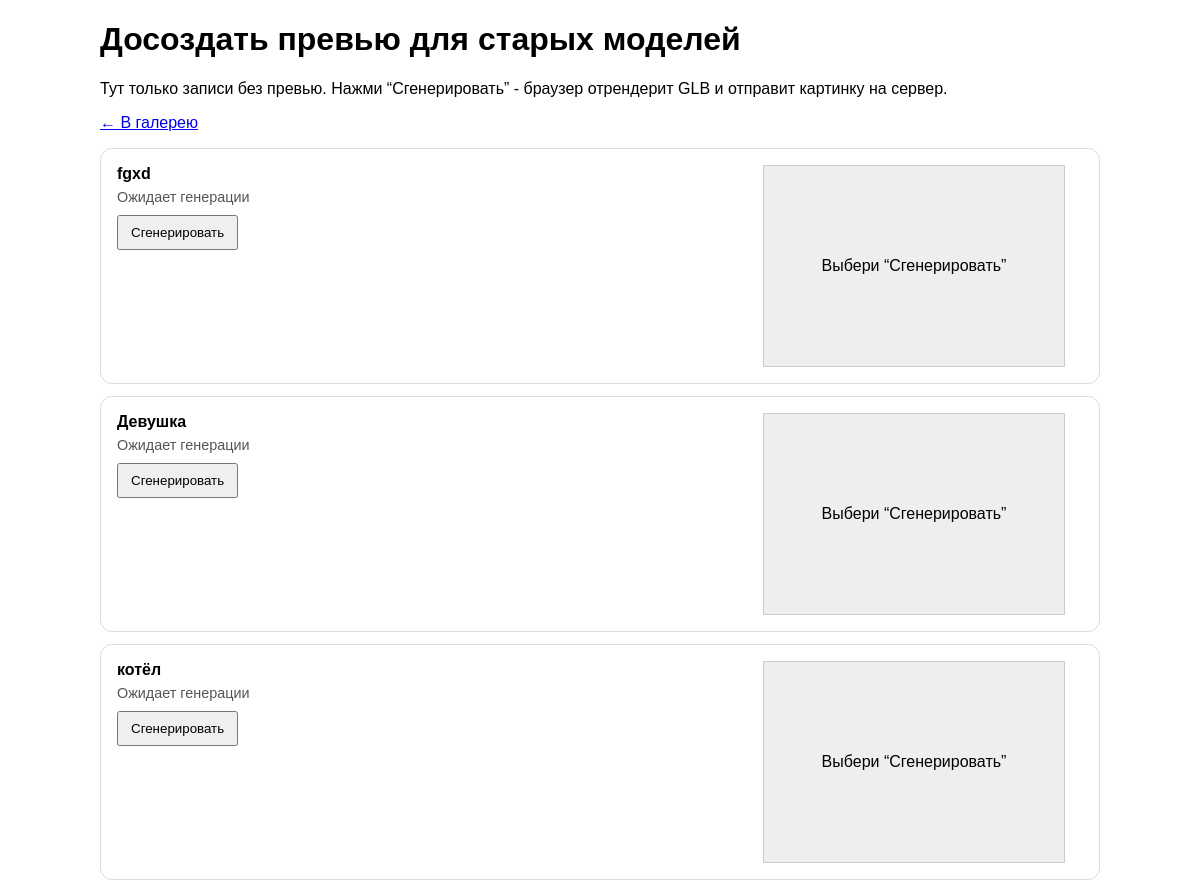
The page /regen-previews/ (signed in, upper part) on the database as committed earlier.
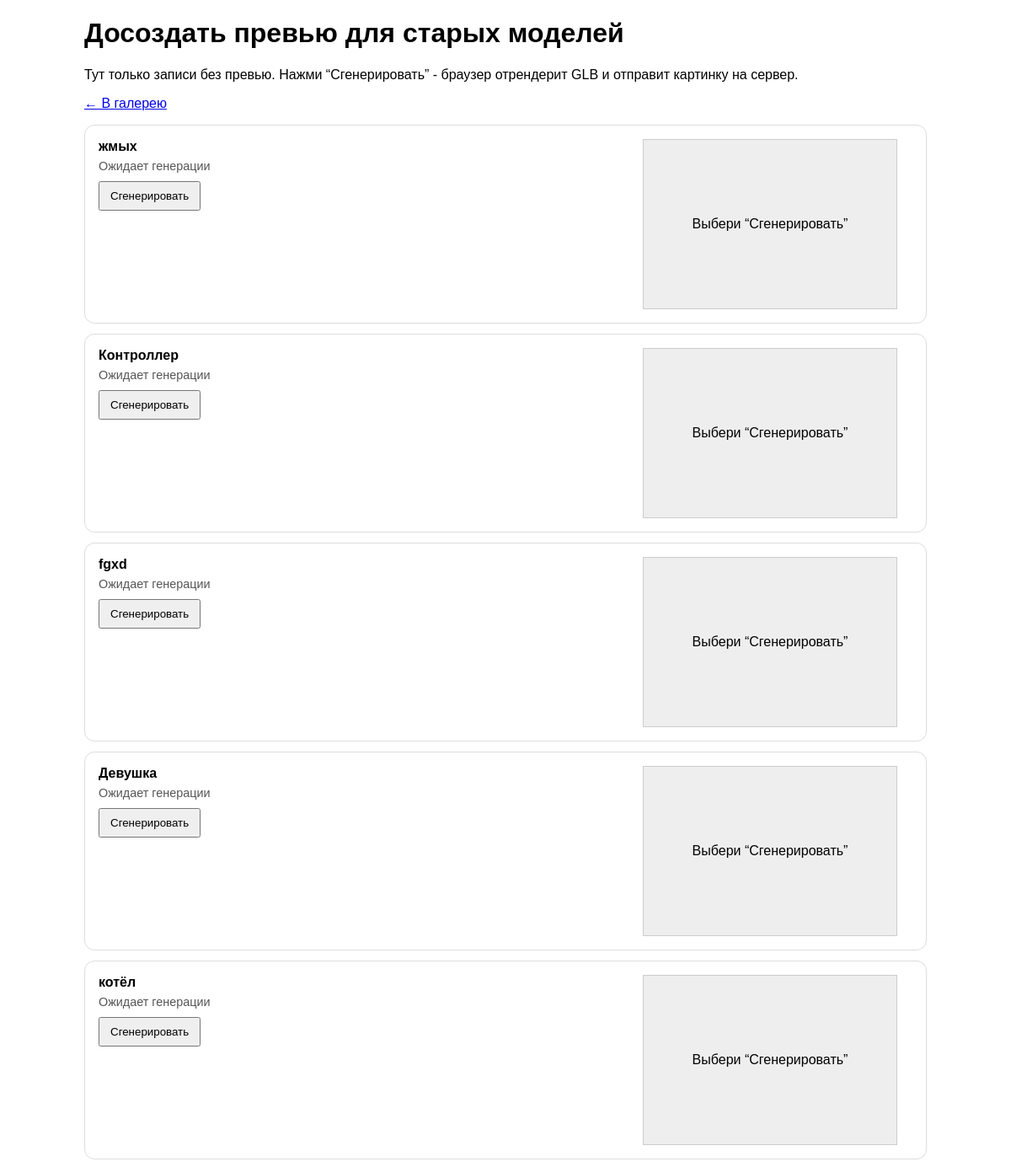
The same page on the database as committed later.
### gallery/models.py (models this page shows, shortened)
class Asset(models.Model):
    title = models.CharField(max_length=200, verbose_name="Название модели")
    file = models.FileField(upload_to='3d_assets/', verbose_name="3D Файл")
    image = models.ImageField(upload_to='thumbnails/', blank=True, null=True,
verbose_name="Превью")
    created_at = models.DateTimeField(auto_now_add=True, verbose_name="Дата загрузки")

### gallery/views.py (the view)
# urls.py: path('regen-previews/', views.regen_previews, name='regen_previews'),
@staff_member_required
def regen_previews(request):
    assets = (
        Asset.objects
        .filter(file__isnull=False)
        .exclude(file='')
        .order_by('-created_at')
    )
    return render(request, 'gallery/regen_previews.html', {'assets': assets})

### gallery/templates/gallery/regen_previews.html (shortened to what this page needs)
{% load static %}
<!DOCTYPE html>
<html lang="ru">
<head>
</head>
<body>
  <h1>Досоздать превью для старых моделей</h1>
  <p>
    Тут только записи без превью. Нажми “Сгенерировать” - браузер отрендерит GLB и отправит картинку на сервер.
  </p>
  <p><a href="{% url 'home' %}">← В галерею</a></p>
  {% if assets %}
    {% for asset in assets %}
      <div class="row"
           data-asset-id="{{ asset.id }}"
           data-model-url="{{ asset.file.url }}">
        <div>
          <div><b>{{ asset.title }}</b></div>
          <div class="status" id="status-{{ asset.id }}">Ожидает генерации</div>
          <div style="margin-top: 10px;">
            <button class="btn-generate" data-id="{{ asset.id }}">Сгенерировать</button>
          </div>
        </div>
        <div class="preview" id="preview-{{ asset.id }}">
          Выбери “Сгенерировать”
        </div>
      </div>
    {% endfor %}
  {% else %}
    <p>Все превью уже есть 🎉</p>
  {% endif %}
</body>
</html>

Rows that differ between the two databases and show on the page:
added Asset: title "жмых"
added Asset: title "Контроллер"
